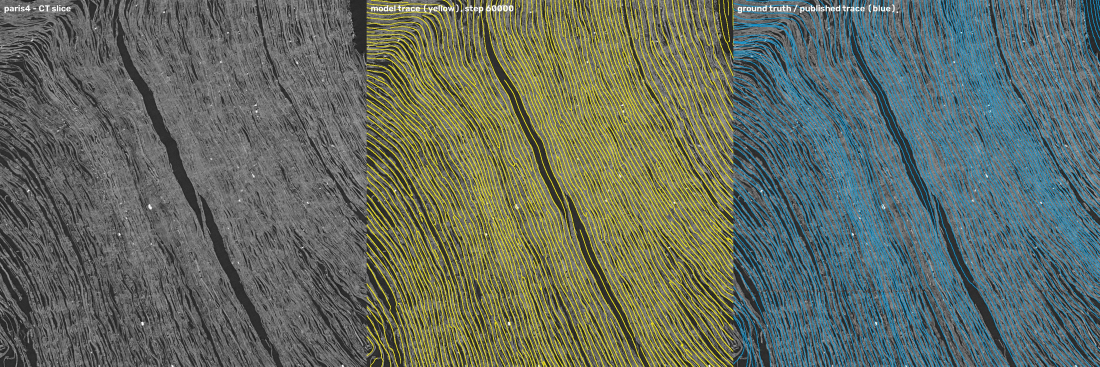
#> input picture assets/whole_slice_v03_paris4_zoom.jpg, 3300 x 1100 px (shown at 1/3 size)
$ python ton_profil.py ../../assets/whole_slice_v03_paris4_zoom.jpg ../../assets/whole_slices_v03_grid.jpg ../../assets/whole_slices_v03_grid.jpg out.png   (older library calls are emulated)
#> lines starting #> are read from the running program, lines starting #| are printed output that depends on the picture
"""25/11 · ton et netteté d'un vrai scan À PARTIR D'UN PROFIL (201 centiles de gris + netteté), sans la vraie coupe : même calcul que ton_reel.py.
Les vraies coupes ne quittent pas le PC de Vincent ; seuls ces 202 nombres par coupe sont envoyés sur une machine louée (profils_ton.json, fait par profil_ton.py).
    python ton_profil.py <nous.png> <profils_ton.json> <nom du profil> <sortie.png>"""
import sys, json, numpy as np, cv2
def dedans(a): return cv2.erode((cv2.blur((a > 0).astype(np.float32), (41, 41)) > 0.99).astype(np.uint8), np.ones((61, 61), np.uint8)) > 0
def nettete(a, m): return float(np.abs(cv2.Laplacian(cv2.GaussianBlur(a.astype(np.float32), (0, 0), 1.0), cv2.CV_32F))[m][::7].mean())
a = cv2.imread(sys.argv[1], cv2.IMREAD_GRAYSCALE); P = json.load(open(sys.argv[2], encoding="utf-8"))[sys.argv[3]]; ma = dedans(a)
#> after `a = cv2.imread(sys.argv[1], cv2.IMREAD_GRAYSCALE)`:
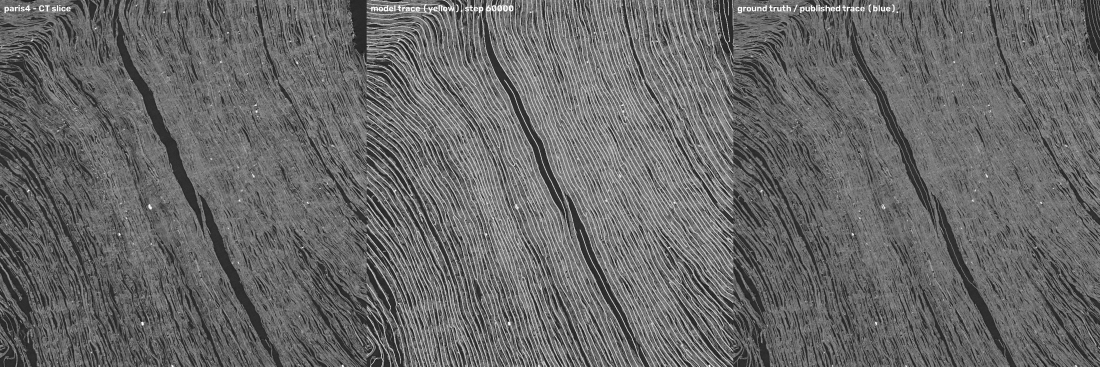
#> a: shape (1100, 3300) (shown at 1/3 size); min 0, max 255, mean 104.4
#> (the run stopped early here; a loop or call above may not have finished)
